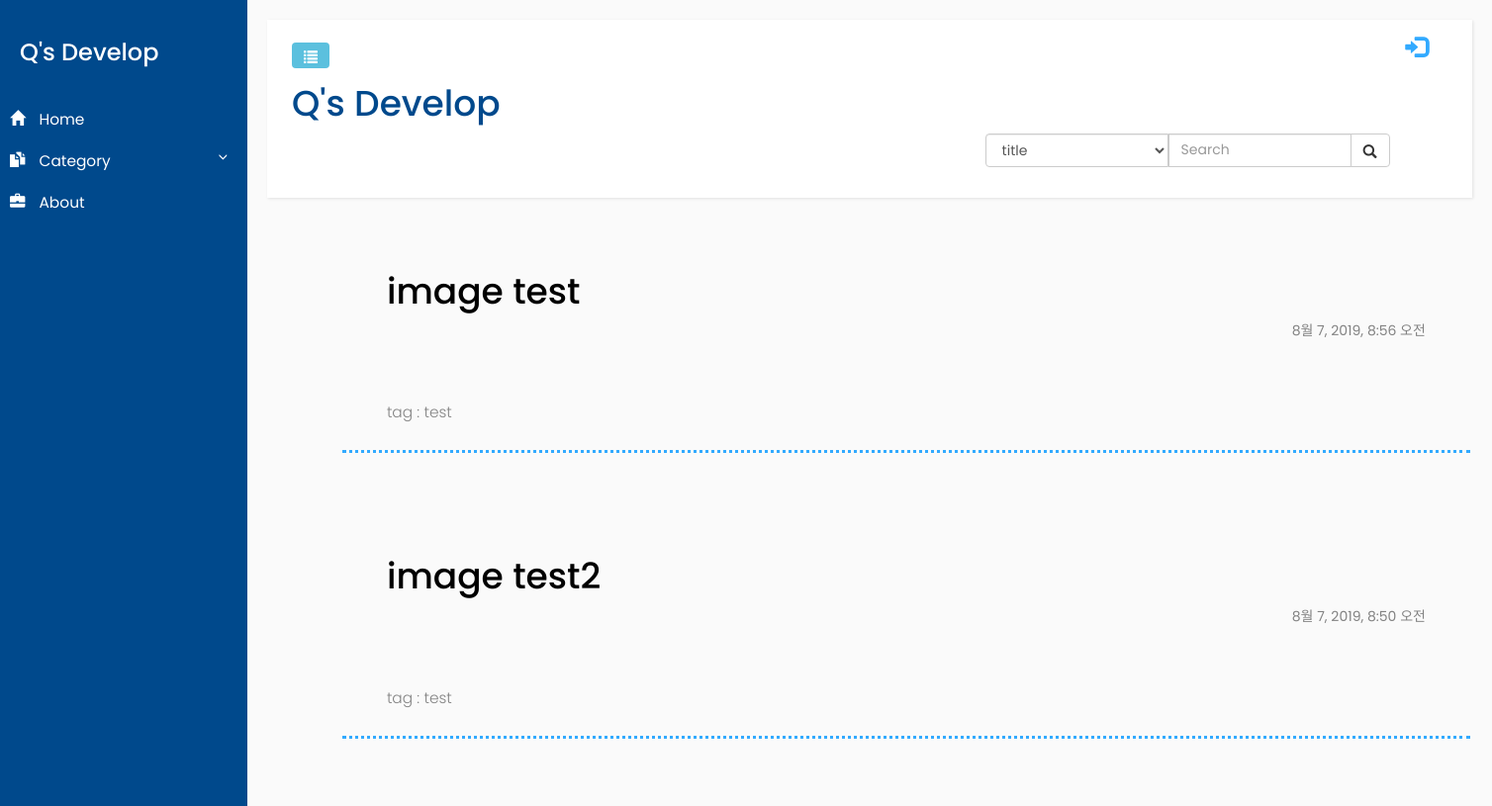
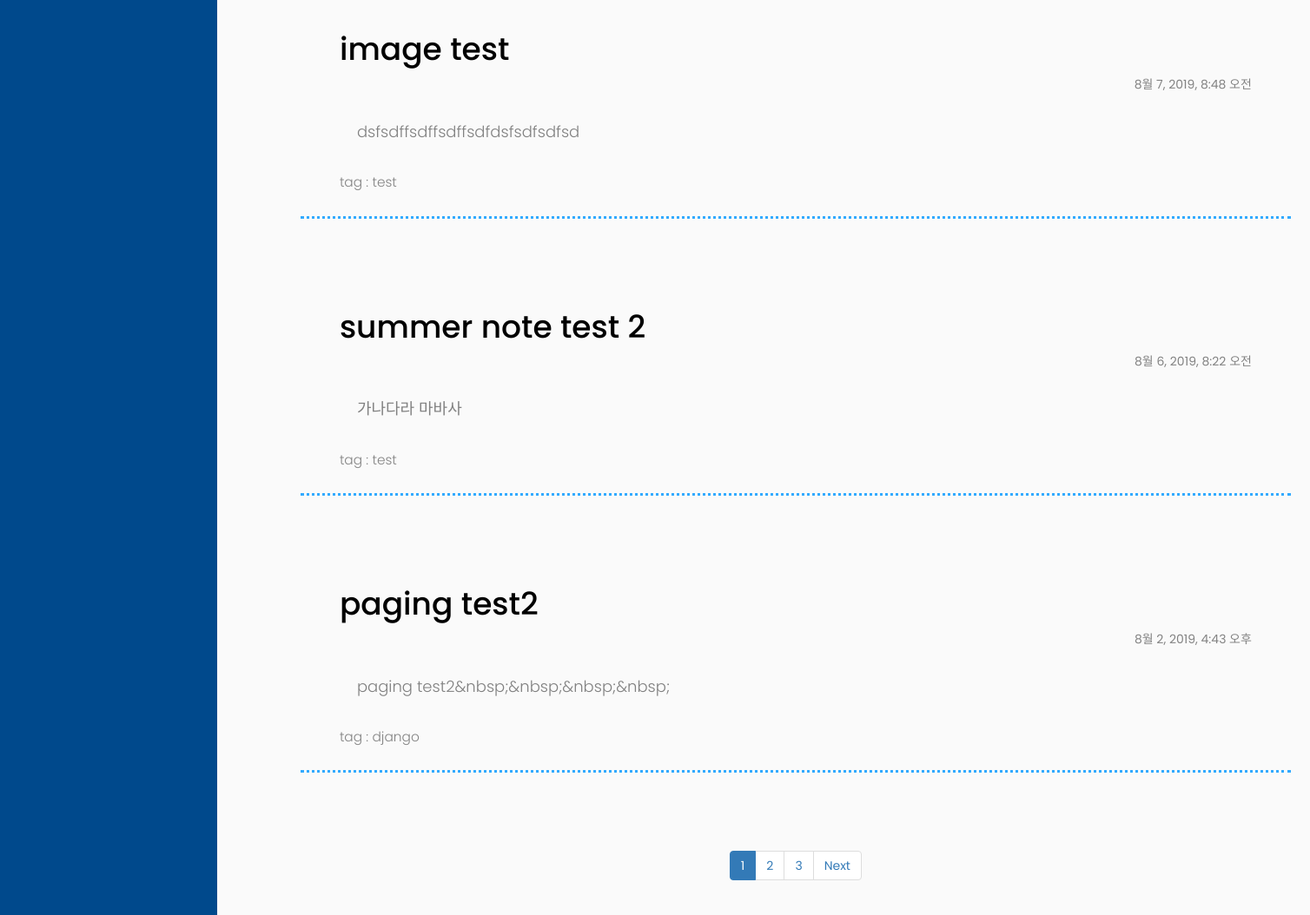
The app's page /, older data (2 pictures, top to bottom).
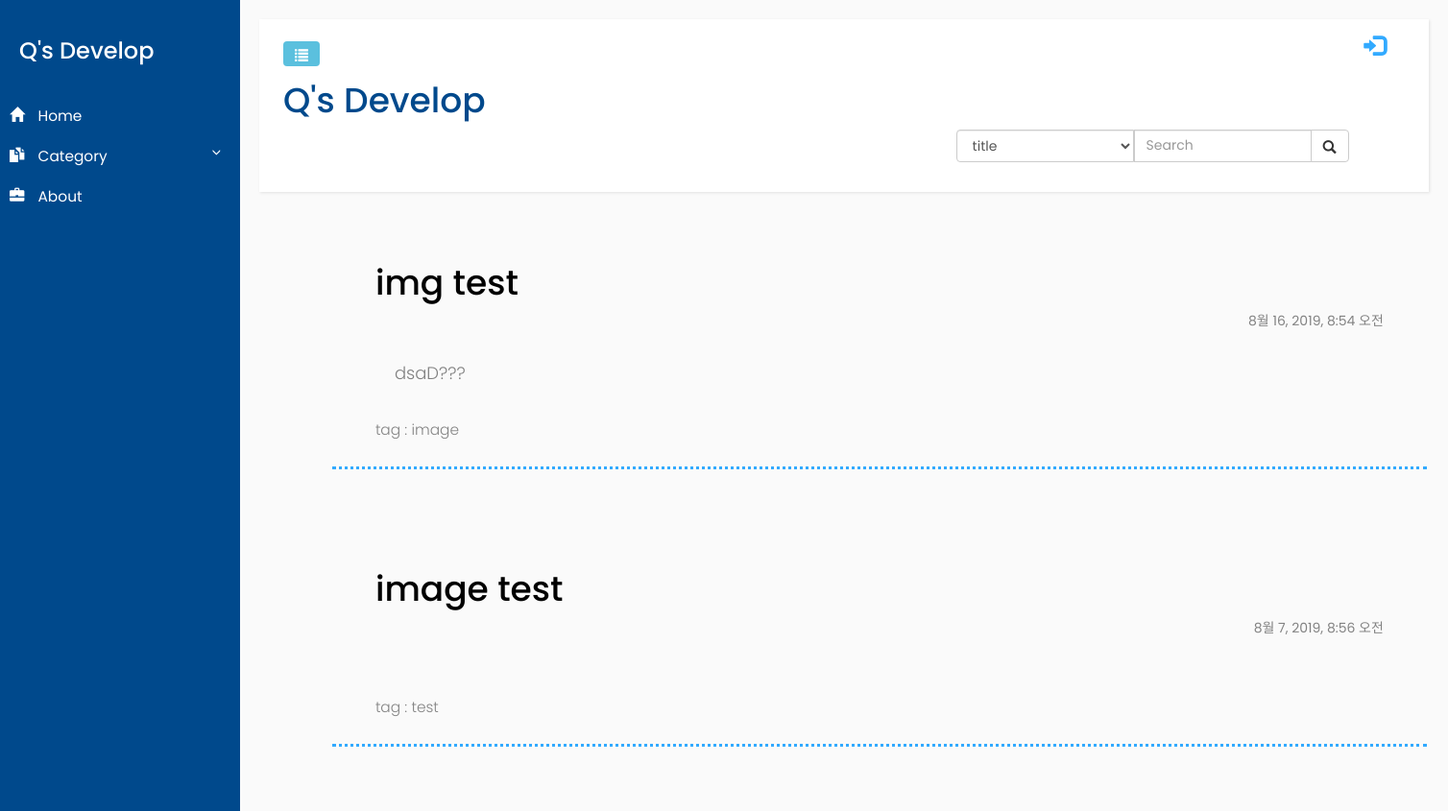
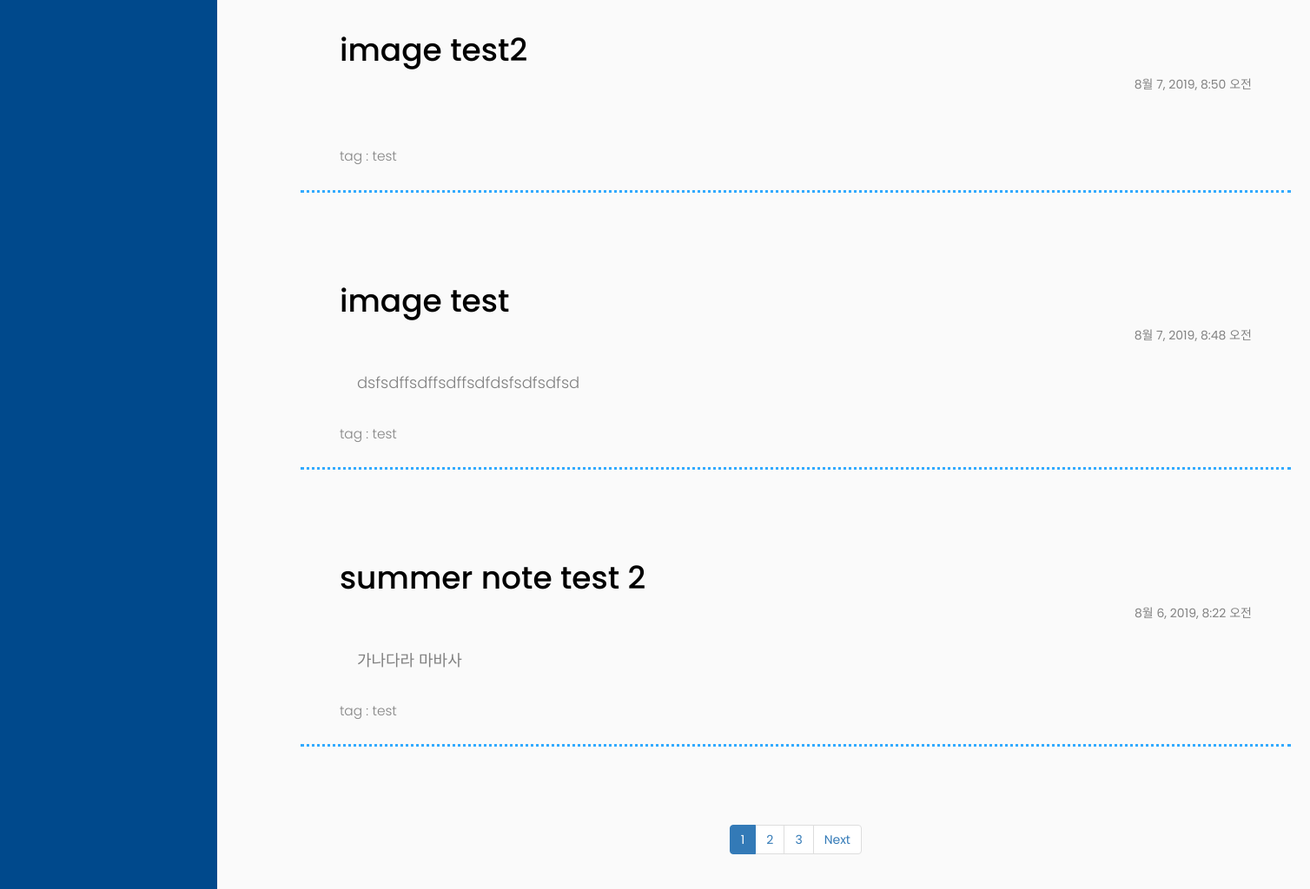
The same page, newer data (2 pictures, top to bottom).
### blog/models.py (models this page shows, shortened)
class Post(models.Model):
    author = models.ForeignKey('auth.User',on_delete=models.CASCADE,)
    title = models.CharField(max_length=200)
    text = models.TextField()
    image = models.FileField(null=True, upload_to='uploaded_img')
    category = models.CharField(max_length=200)
    created_date = models.DateTimeField(default = timezone.now)
    published_date = models.DateTimeField(blank = True, null=True)

### blog/views.py (the view, shortened to what this page needs)
# urls.py: path('', views.post_list, name='post_list'),
def post_list(request):
    posts_for_category = Post.objects.values('category').order_by('-published_date')
    posts = Post.objects.filter(published_date__lte = timezone.now()).order_by('-published_date')
    tmp_posts_for_category = posts_for_category.values('category')
    category_lst = pd.unique(pd.DataFrame.from_records(tmp_posts_for_category)['category'])
    paginator = Paginator(posts,5)
    page = request.GET.get('page')
    posts = paginator.get_page(page)
    return render(request, 'blog/post_list.html',{
            'posts':posts,
            'posts_for_category':category_lst
        })

### blog/templates/blog/post_list.html (shortened to what this page needs)
{% extends "blog/base.html" %}
{% load static %}
{% load comm_ui %}
{% block content%}
<link rel="stylesheet" href="{% static 'blog/css/blog_list.css'%}">
    {% for post in posts %}
        <div class ="post card-body px-lg-5 pt-0">
            <a class="post_link" href="{% url 'blog:post_detail' pk=post.pk %}">
                <div><h1>{{ post.title }}</h1> <span id='date'>{{post.published_date}}</span></div>
                <p id='contents'>{{post.text|striptags}}</p>
                <p id='category' >tag : {{post.category}}</p>
            </a>
        </div>
    {% endfor%}
    <div class="lst_paging">
        <nav>
            <ul class="pagination">
                {% for i in posts.paginator.page_range %}
                    {% if posts.number ==  i %}
                        <li class="page-item active">
                            <a class="page-link" href="?page={{i}}">{{i}}</a>
                        </li>
                    {% else %}
                        <li class="page-item">
                            <a class="page-link" href="?page={{i}}">{{i}}</a>
                        </li>
                    {% endif %}
                {% endfor %}
                {% if posts.has_next %}
                <li class="page-item">
                    <a class="page-link" href="?page={{posts.next_page_number}}">Next</a>
                </li>
                {% endif %}
            </ul>
        </nav>
    </div>
{% endblock %}

### blog/templates/blog/base.html (shortened to what this page needs)
{% load static %}
<html>
    <head>
        <link rel="stylesheet" href="https://maxcdn.bootstrapcdn.com/bootstrap/3.3.7/css/bootstrap.min.css">
        <link rel="stylesheet" href="{% static 'blog/css/blog_frame.css'%}">
        <link rel="stylesheet" href="{% static 'blog/css/blog_container.css'%}">
        <link rel="stylesheet" href="{% static 'blog/css/blog_header.css'%}">
    </head>
    <body>
        <div class="wrapper">
            <nav id="sidebar">
                    <div class="sidebar-header">
                        <h3>Q's Develop</h3>
                    </div>
                    <div class="sidebar-ul">
                       <ul class="list-unstyled components">
                            <li>
                                <a href="{% url 'blog:post_list' %}">
                                    <i class="glyphicon glyphicon-home"></i>
                                    Home
                                </a>
                                <a href="#pageSubmenu" data-toggle="collapse" aria-expanded="false">
                                    <i class="glyphicon glyphicon-duplicate"></i>
                                    Category
                                </a>
                            </li>
                            <li>
                                <a href="{% url 'blog:about' %}">
                                    <i class="glyphicon glyphicon-briefcase"></i>
                                    About
                                </a>
                            </li>
                        </ul>
                    </div>
                </nav>
            <div id="content">
                <nav class="navbar navbar-default">
                    <div class="container-fluid">
                        <div class="navbar-header">
                            <button type="button" id="sidebarCollapse" class="btn btn-info navbar-btn">
                                <span class="glyphicon glyphicon-list"></span>
                            </button>
                        </div>
                        {% if user.is_authenticated %}
                        <a href="{% url 'blog:post_new' %}" class="top-menu"><span class="glyphicon glyphicon-plus"></span></a>
                        <a href="{% url 'blog:post_draft_list' %}" class="top-menu"><span class="glyphicon glyphicon-edit"></span></a>
                        <a href="{% url 'logout' %}" class="top-menu"><span class="glyphicon glyphicon-log-out"></span></a>
                        <span class="userName">Hello {{ user.username }}</span>
                        {% else %}
                        <a href="{% url 'login' %}" class="top-menu"><span class="glyphicon glyphicon-log-in"></span></span></a>
                        {% endif %}
                        <h1 id="blog-title"><a href="http://127.0.0.1:8000/">Q's Develop</a></h1>
                        <div class ="search-box">
                            <form class="search-box-form" action="{% url 'blog:post_list' %}" method="get">
                                <div class="input-group">
                                    <select name ='fd_name' class="form-control" >
                                            <option value ='title'>title</option>
                                    </select>
                                    <input type="text" name="item" class="form-control" placeholder="Search">
                                    <div class="input-group-btn">
                                        <button class='btn btn-default' type='submit'>
                                            <i class="glyphicon glyphicon-search"></i>
                                        </button>
                                    </div>
                                </div>
                            </form>
                        </div>
                    </div>
                </nav>
                <div class = "container">
                    <div>
                        {% block content%}
                        {% endblock%}
                    </div>
                </div>
            </div>
        </div>
    </body>
</html>

### blog/static/blog/css/blog_frame.css (style rules this page uses)
body { font-family: 'Poppins', sans-serif; background: #fafafa; }
p { font-family: 'Poppins', sans-serif; font-size: 1.1em; font-weight: 300; line-height: 1.7em; color: #999; }
a, a:hover, a:focus { color: inherit; text-decoration: none; transition: all 0.3s; }
.navbar { padding: 15px 10px; background: #fff; border: none; border-radius: 0; margin-bottom: 40px; box-shadow: 1px 1px 3px rgba(0, 0, 0, 0.1); }
.navbar-btn { box-shadow: none; outline: none !important; border: none; }
i, span { display: inline-block; }
.wrapper { display: flex; align-items: stretch; }
#sidebar { min-width: 250px; max-width: 250px; background: #00498c; color: #fff; transition: all 0.3s; }
#sidebar ul li a { text-align: left; }
#sidebar .sidebar-header { padding: 20px; background: #00498c; position: fixed; padding-right: 0; }
#sidebar .sidebar-ul { position: fixed; width: 250px; top: 80px; }
#sidebar .sidebar-ul ul.components { padding: 20px 0; position: relative; }
#sidebar ul li a { padding: 10px; font-size: 1.1em; display: block; }
#sidebar ul li a i { margin-right: 10px; }
a[data-toggle="collapse"] { position: relative; }
a[aria-expanded="false"]::before, a[aria-expanded="true"]::before { content: '\e259'; display: block; position: absolute; right: 20px; font-family: 'Glyphicons Halflings'; font-size: 0.6em; }
#content { padding: 20px; min-height: 100vh; transition: all 0.3s; }

### blog/static/blog/css/blog_container.css (style rules this page uses)
#content { width: 100%; }
.container { margin-right: auto; margin-left: 5%; }

### blog/static/blog/css/blog_header.css (style rules this page uses)
#blog-title { color: #00498c; size : 100px; margin-top: 50px; }
.top-menu, .top-menu:hover, .top-menu:visited { color: #32AAFF; float: right; font-size: 17pt; margin-right: 20px; }
.input-group { display: inline-flex; float: right; }
.input-group-btn { width: 40px; }
.input-group-btn button { height: 34px; }

### blog/static/blog/css/blog_list.css (style rules this page uses)
.post { position: relative; margin-bottom: 70px; padding:15px; border-color: #32AAFF; border-bottom-style: dotted; }
.post a div { display: inline-block; width: 100%; padding-bottom: 30px; }
.post #date { color: #828282; float: right; padding-right: 30px; }
.post h1 { color: #000000; padding-left: 30px; }
.post #contents { text-align: left; padding-bottom: 20px; padding-left: 50px; color: #808080; font-size: large; }
.post #category { color: #838383; padding-left: 30px; }
.search-box { height:50px; }
.search-box-form { float: right; padding-right: 5%; }
.lst_paging { text-align: center; }

Row changes from the older to the newer data that the page shows:
no longer on this page (row unchanged): Post: title "paging test2", published_date "8월 2, 2019, 4:43 오후", text "paging test2&nbsp;&nbsp;&nbsp;&nbsp;", category "django"
added Post: title "img test", published_date "8월 16, 2019, 8:54 오전", text "dsaD???", category "image"
